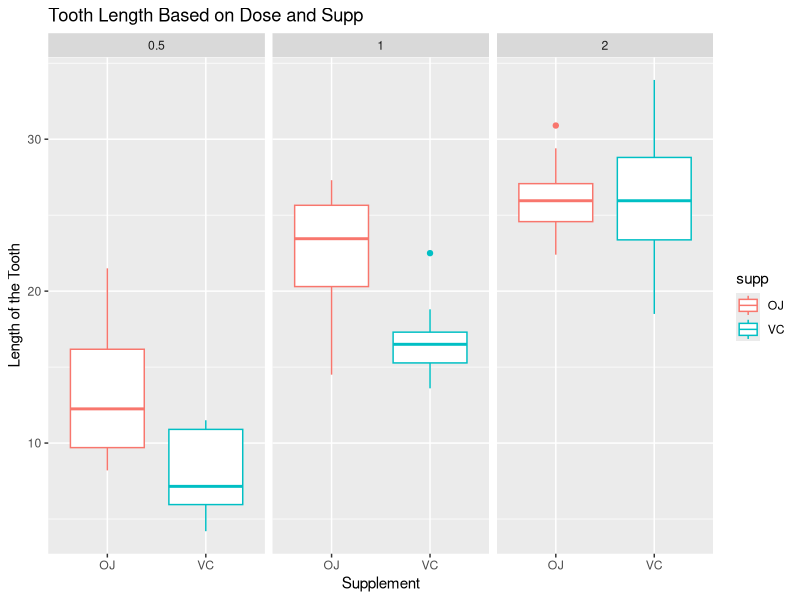

Recreate this plot in R.
## ---- chunk 1
##Load the library that will be used
library(knitr)
library(dplyr)
library(tidyverse)
library(ggplot2)
##LOad the data
data("ToothGrowth")

## ---- chunk 2
str(ToothGrowth)

## ---- chunk 3
summary(ToothGrowth)

## ---- chunk 4
ToothGrowth %>% group_by(supp) %>% summarise(length = mean(len))

## ---- chunk 5
ToothGrowth %>% group_by(supp, dose) %>% summarise(length = mean(len))

## ---- chunk 6
ToothGrowth %>% ggplot(aes(x=supp, y=len, col=supp)) +
      geom_boxplot() +
      facet_grid(.~dose) +
      ggtitle('Tooth Length Based on Dose and Supp') +
      xlab('Supplement') +
      ylab('Length of the Tooth')

## ---- chunk 7
OJ <- ToothGrowth %>% filter(supp=='OJ') %>% select(len)
VC <- ToothGrowth %>% filter(supp=='VC') %>% select(len)

## ---- chunk 8
t.test(OJ, VC, alternative = 'greater' ,paired = FALSE, var.equal = FALSE, conf.level = 0.95)

## ---- chunk 9
dose2_OJ <- ToothGrowth %>% filter(dose==2, supp=='OJ') %>% select(len)
dose2_VC <- ToothGrowth %>% filter(dose==2, supp=='VC') %>% select(len)

## ---- chunk 10
t.test(dose2_OJ, dose2_VC, alternative = 'greater' ,paired = FALSE, var.equal = FALSE, conf.level = 0.95)

## ---- chunk 11
dose_half <- ToothGrowth %>% filter(dose==0.5) %>% select(len)
dose_one <- ToothGrowth %>% filter(dose==1) %>% select(len)
dose_two <- ToothGrowth %>% filter(dose==2) %>% select(len)

## ---- chunk 12
t.test(dose_half, dose_one, alternative = 'less', paired = FALSE, var.equal = FALSE)

## ---- chunk 13
t.test(dose_half, dose_two, alternative = 'less', paired = FALSE, var.equal = FALSE)

## ---- chunk 14
t.test(dose_one, dose_two, alternative = 'less', paired = FALSE, var.equal = FALSE)

